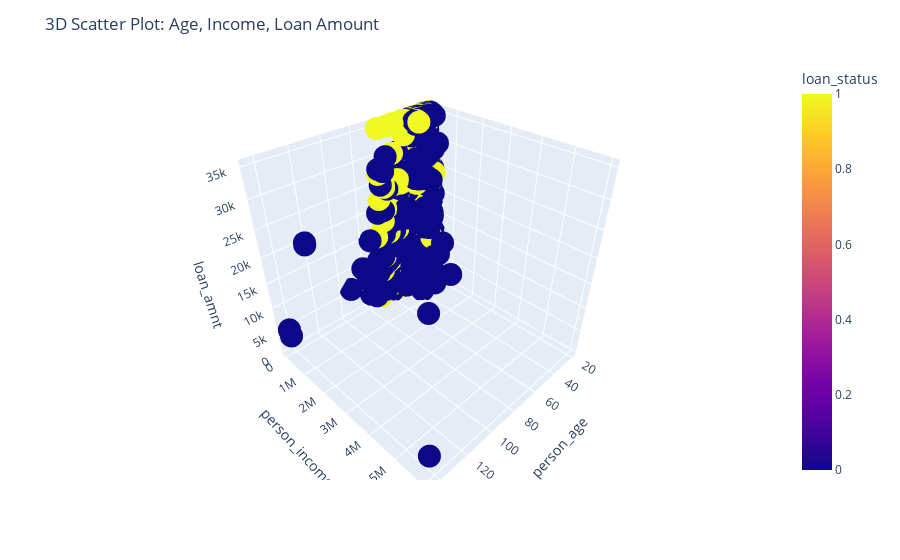

Notebook cell for this chart:
### Code cell
# 3D scatter plot
fig = px.scatter_3d(df, x='person_age', y='person_income', z='loan_amnt', color='loan_status')
fig.update_layout(title='3D Scatter Plot: Age, Income, Loan Amount')
fig.show()

### Figure 1 — Plotly figure (JSON) as saved in the notebook; plotly's stock layout.template omitted (floating-point values rounded to 4 significant figures; data arrays with more than 128 entries replaced by an {"elided": "..."} marker saying what was removed)
{"data": [{"hovertemplate": "person_age=%{x}<br>person_income=%{y}<br>loan_amnt=%{z}<br>loan_status=%{marker.color}<extra></extra>", "legendgroup": "", "marker": {"color": {"elided": "32581 int values"}, "coloraxis": "coloraxis", "symbol": "circle"}, "mode": "markers", "name": "", "scene": "scene", "showlegend": false, "type": "scatter3d", "x": {"elided": "32581 int values"}, "y": {"elided": "32581 int values"}, "z": {"elided": "32581 int values"}}], "layout": {"coloraxis": {"colorbar": {"title": {"text": "loan_status"}}, "colorscale": [[0, "#0d0887"], [0.1111, "#46039f"], [0.2222, "#7201a8"], [0.3333, "#9c179e"], [0.4444, "#bd3786"], [0.5556, "#d8576b"], [0.6667, "#ed7953"], [0.7778, "#fb9f3a"], [0.8889, "#fdca26"], [1, "#f0f921"]]}, "legend": {"tracegroupgap": 0}, "margin": {"t": 60}, "scene": {"domain": {"x": [0, 1], "y": [0, 1]}, "xaxis": {"title": {"text": "person_age"}}, "yaxis": {"title": {"text": "person_income"}}, "zaxis": {"title": {"text": "loan_amnt"}}}, "title": {"text": "3D Scatter Plot: Age, Income, Loan Amount"}}}
